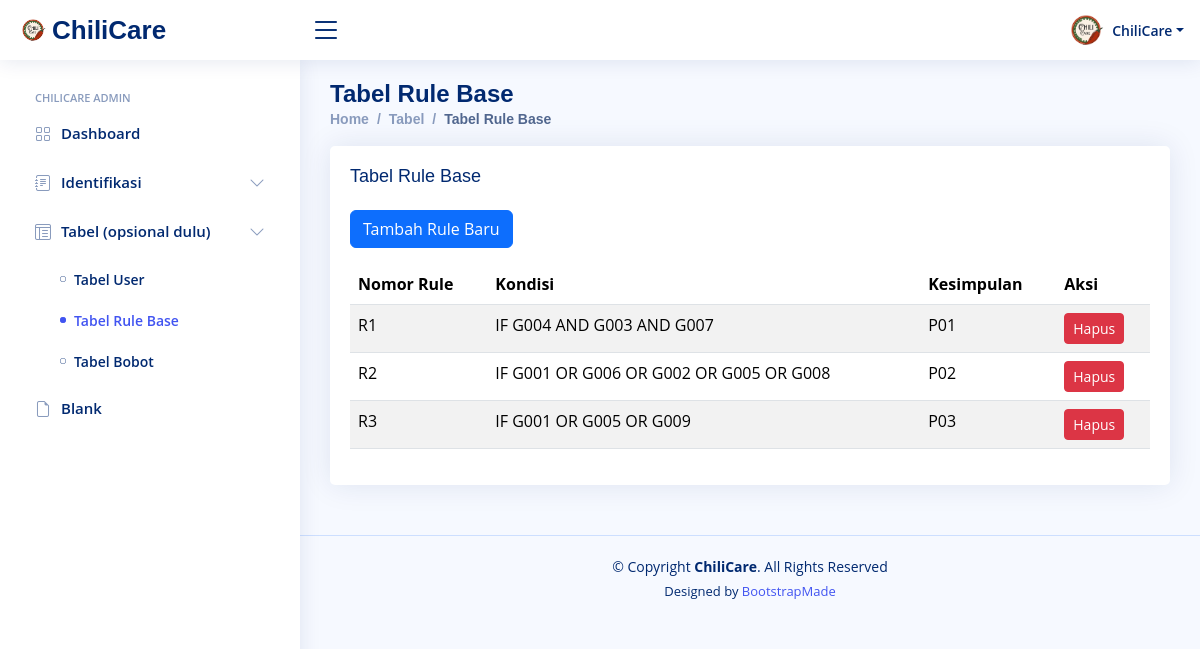
/tabel-rulebase.php, run on the app's committed database.
### tables this page shows
CREATE TABLE `rule_base` (
  `id` int(11) NOT NULL,
  `rule_number` varchar(10) DEFAULT NULL,
  `conditions` text DEFAULT NULL,
  `conclusion` varchar(10) DEFAULT NULL
);

### tabel-rulebase.php (the view, shortened to what this page needs)
<?php
include('db.php');
$sql = "SELECT * FROM rule_base";
$result = $conn->query($sql);
?>
<!DOCTYPE html>
<html lang="en">
<head>
  <link href="assets2/vendor/bootstrap/css/bootstrap.min.css" rel="stylesheet">
  <link href="assets2/vendor/bootstrap-icons/bootstrap-icons.css" rel="stylesheet">
  <link href="assets2/vendor/boxicons/css/boxicons.min.css" rel="stylesheet">
  <link href="assets2/vendor/quill/quill.snow.css" rel="stylesheet">
  <link href="assets2/vendor/quill/quill.bubble.css" rel="stylesheet">
  <link href="assets2/vendor/remixicon/remixicon.css" rel="stylesheet">
  <link href="assets2/vendor/simple-datatables/style.css" rel="stylesheet">
  <link href="assets2/css/style.css" rel="stylesheet">
</head>
<body>
  <header id="header" class="header fixed-top d-flex align-items-center">
    <div class="d-flex align-items-center justify-content-between">
      <a href="index-admin.php" class="logo d-flex align-items-center">
        <img src="assets2/img/logo2.png" alt="">
        <span class="d-none d-lg-block">ChiliCare</span>
      </a>
      <i class="bi bi-list toggle-sidebar-btn"></i>
    </div>
    <nav class="header-nav ms-auto">
      <ul class="d-flex align-items-center">
        <li class="nav-item dropdown pe-3">
          <a class="nav-link nav-profile d-flex align-items-center pe-0" href="#" data-bs-toggle="dropdown">
            <img src="assets2/img/logo2.png" alt="Profile" class="rounded-circle">
            <span class="d-none d-md-block dropdown-toggle ps-2">ChiliCare</span>
          </a>
        </li>
      </ul>
    </nav>
  </header>
  <aside id="sidebar" class="sidebar">
    <ul class="sidebar-nav" id="sidebar-nav">
      <li class="nav-heading">ChiliCare Admin</li>
      <li class="nav-item">
        <a class="nav-link collapsed" href="index-admin.php">
          <i class="bi bi-grid"></i>
          <span>Dashboard</span>
        </a>
      </li>
      <li class="nav-item">
        <a class="nav-link collapsed" data-bs-target="#forms-nav" data-bs-toggle="collapse" href="#">
          <i class="bi bi-journal-text"></i><span>Identifikasi</span><i class="bi bi-chevron-down ms-auto"></i>
        </a>
      </li>
      <li class="nav-item">
        <a class="nav-link collapsed" data-bs-target="#tables-nav" data-bs-toggle="collapse" href="#">
          <i class="bi bi-layout-text-window-reverse"></i><span>Tabel (opsional dulu)</span><i class="bi bi-chevron-down ms-auto"></i>
        </a>
        <ul id="tables-nav" class="nav-content collapse show" data-bs-parent="#sidebar-nav">
          <li>
            <a href="tabel-user.php">
              <i class="bi bi-circle"></i><span>Tabel User</span>
            </a>
          </li>
          <li>
            <a href="tabel-rulebase.php" class="active">
              <i class="bi bi-circle"></i><span>Tabel Rule Base</span>
            </a>
          </li>
          <li>
            <a href="tabel-bobot.php">
              <i class="bi bi-circle"></i><span>Tabel Bobot</span>
            </a>
          </li>
        </ul>
      </li>
      <li class="nav-item">
        <a class="nav-link collapsed" href="pages-blank.php">
          <i class="bi bi-file-earmark"></i>
          <span>Blank</span>
        </a>
      </li>
    </ul>
  </aside>
  <main id="main" class="main">
    <div class="pagetitle">
      <h1>Tabel Rule Base</h1>
      <nav>
        <ol class="breadcrumb">
          <li class="breadcrumb-item"><a href="index-admin.php">Home</a></li>
          <li class="breadcrumb-item">Tabel</li>
          <li class="breadcrumb-item active">Tabel Rule Base</li>
        </ol>
      </nav>
    </div>
    <section class="section">
      <div class="row">
        <div class="col-lg-12">
          <div class="card">
            <div class="card-body">
              <h5 class="card-title">Tabel Rule Base</h5>
              <a href="tambah-rulebase.php" class="btn btn-primary mb-3">Tambah Rule Baru</a>
              <div class="table-responsive">
                <table class="table table-striped table-hover">
                  <thead>
                    <tr>
                      <th scope="col">Nomor Rule</th>
                      <th scope="col">Kondisi</th>
                      <th scope="col">Kesimpulan</th>
                      <th scope="col">Aksi</th>
                    </tr>
                  </thead>
                  <tbody>
                    <?php
                    if ($result->num_rows > 0) {
                      while ($row = $result->fetch_assoc()) {
                        echo "<tr>
                                <td>" . $row["rule_number"] . "</td>
                                <td>" . $row["conditions"] . "</td>
                                <td>" . $row["conclusion"] . "</td>
                                <td>
                                  <a href='tabel-rulebase.php?delete_id=" . $row["rule_number"] . "' class='btn btn-danger btn-sm'>Hapus</a>
                                </td>
                              </tr>";
                      }
                    } else {
                      echo "<tr><td colspan='4'>Tidak ada data</td></tr>";
                    }
                    ?>
                  </tbody>
                </table>
              </div>
            </div>
          </div>
        </div>
      </div>
    </section>
  </main>
  <footer id="footer" class="footer">
    <div class="copyright">
      &copy; Copyright <strong><span>ChiliCare</span></strong>. All Rights Reserved
    </div>
    <div class="credits">
      Designed by <a href="https://bootstrapmade.com/">BootstrapMade</a>
    </div>
  </footer>
</body>
</html>

### assets2/css/style.css (style rules this page uses)
:root { scroll-behavior: smooth; }
body { font-family: "Open Sans", sans-serif; background: #f6f9ff; color: #444444; }
a { color: #4154f1; text-decoration: none; }
h1, h2, h3, h4, h5, h6 { font-family: "Nunito", sans-serif; }
#main { margin-top: 60px; padding: 20px 30px; transition: all 0.3s; }
.pagetitle { margin-bottom: 10px; }
.pagetitle h1 { font-size: 24px; margin-bottom: 0; font-weight: 600; color: #012970; }
.card { margin-bottom: 30px; border: none; border-radius: 5px; box-shadow: 0px 0 30px rgba(1, 41, 112, 0.1); }
.card-title { padding: 20px 0 15px 0; font-size: 18px; font-weight: 500; color: #012970; font-family: "Poppins", sans-serif; }
.card-body { padding: 0 20px 20px 20px; }
.breadcrumb { font-size: 14px; font-family: "Nunito", sans-serif; color: #899bbd; font-weight: 600; }
.breadcrumb a { color: #899bbd; transition: 0.3s; }
.breadcrumb .breadcrumb-item::before { color: #899bbd; }
.breadcrumb .active { color: #51678f; font-weight: 600; }
.logo { line-height: 1; }
@media (min-width: 1200px) { .logo { width: 280px; } }
.logo img { max-height: 26px; margin-right: 6px; }
.logo span { font-size: 26px; font-weight: 700; color: #012970; font-family: "Nunito", sans-serif; }
.header { transition: all 0.5s; z-index: 997; height: 60px; box-shadow: 0px 2px 20px rgba(1, 41, 112, 0.1); background-color: #fff; padding-left: 20px; }
.header .toggle-sidebar-btn { font-size: 32px; padding-left: 10px; cursor: pointer; color: #012970; }
.header-nav ul { list-style: none; }
.header-nav>ul { margin: 0; padding: 0; }
.header-nav .nav-profile { color: #012970; }
.header-nav .nav-profile img { max-height: 36px; }
.header-nav .nav-profile span { font-size: 14px; font-weight: 600; }
.sidebar { position: fixed; top: 60px; left: 0; bottom: 0; width: 300px; z-index: 996; transition: all 0.3s; padding: 20px; overflow-y: auto; scrollbar-width: thin; scrollbar-color: #aab7cf transparent; box-shadow: 0px 0px 20px rgba(1, 41, 112, 0.1); background-color: #fff; }
@media (min-width: 1200px) { #main, #footer { margin-left: 300px; } }
.sidebar-nav { padding: 0; margin: 0; list-style: none; }
.sidebar-nav li { padding: 0; margin: 0; list-style: none; }
.sidebar-nav .nav-item { margin-bottom: 5px; }
.sidebar-nav .nav-heading { font-size: 11px; text-transform: uppercase; color: #899bbd; font-weight: 600; margin: 10px 0 5px 15px; }
.sidebar-nav .nav-link { display: flex; align-items: center; font-size: 15px; font-weight: 600; color: #4154f1; transition: 0.3; background: #f6f9ff; padding: 10px 15px; border-radius: 4px; }
.sidebar-nav .nav-link i { font-size: 16px; margin-right: 10px; color: #4154f1; }
.sidebar-nav .nav-link.collapsed { color: #012970; background: #fff; }
.sidebar-nav .nav-link.collapsed i { color: #899bbd; }
.sidebar-nav .nav-link .bi-chevron-down { margin-right: 0; transition: transform 0.2s ease-in-out; }
.sidebar-nav .nav-content { padding: 5px 0 0 0; margin: 0; list-style: none; }
.sidebar-nav .nav-content a { display: flex; align-items: center; font-size: 14px; font-weight: 600; color: #012970; transition: 0.3; padding: 10px 0 10px 40px; transition: 0.3s; }
.sidebar-nav .nav-content a i { font-size: 6px; margin-right: 8px; line-height: 0; border-radius: 50%; }
.sidebar-nav .nav-content a:hover, .sidebar-nav .nav-content a.active { color: #4154f1; }
.sidebar-nav .nav-content a.active i { background-color: #4154f1; }
.footer { padding: 20px 0; font-size: 14px; transition: all 0.3s; border-top: 1px solid #cddfff; }
.footer .copyright { text-align: center; color: #012970; }
.footer .credits { padding-top: 5px; text-align: center; font-size: 13px; color: #012970; }

### data on the page
rule_base: rule_number "R1", conditions "IF G004 AND G003 AND G007", conclusion "P01"
rule_base: rule_number "R2", conditions "IF G001 OR G006 OR G002 OR G005 OR G008", conclusion "P02"
rule_base: rule_number "R3", conditions "IF G001 OR G005 OR G009", conclusion "P03"
